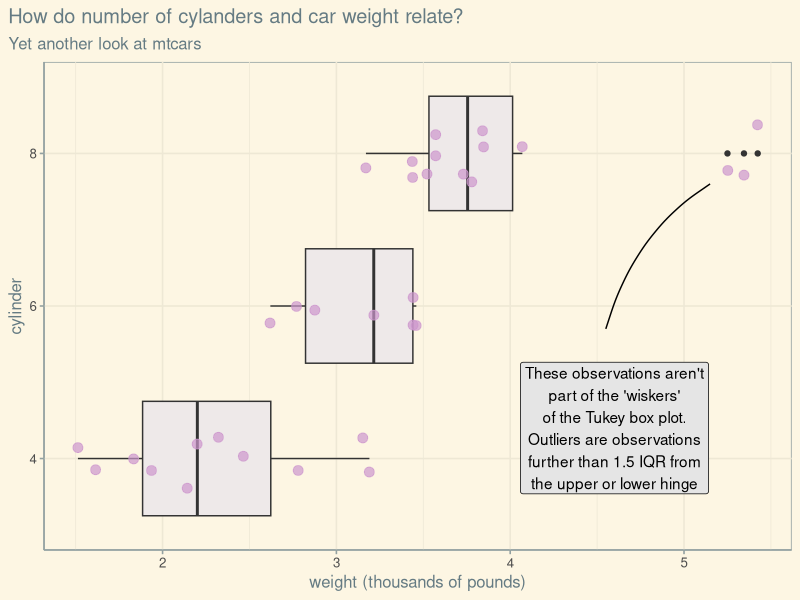

R code for this plot:
set.seed(12345)
library(tidyverse)
mtcars %>% 
  rownames_to_column(var = "car_name") %>% 
  ggplot() +
  aes(x = wt) +
  aes(y = factor(cyl)) +
  ggthemes::theme_solarized() +
  geom_boxplot(fill = "snow2") +
  geom_jitter(height = .2,
              alpha = .7,
              color = "plum3",
              size = 3) +
  labs(title = "How do number of cylanders and car weight relate?") +
  labs(subtitle = "Yet another look at mtcars") +
  labs(y = "cylinder") + 
  labs(x = "weight (thousands of pounds)") +
  theme(plot.title.position = "plot") +
  geom_label(data = tibble(x = 1), # one row dataframe
             fill = "grey90",
             x = 4.6, 
             y = 1.2, # cylinder is a factor w 3 levels
             label = "These observations aren't part of the 'wiskers' of the Tukey box plot. Outliers are observations further than 1.5 IQR from the upper or lower hinge" %>% 
               str_wrap(25)) +
  geom_curve(data = tibble(x = 1),
             curvature = -.2,
             angle = 80,
             x = 4.55, xend = 5.15,
             y = 1.85, yend = 2.8,
             )
